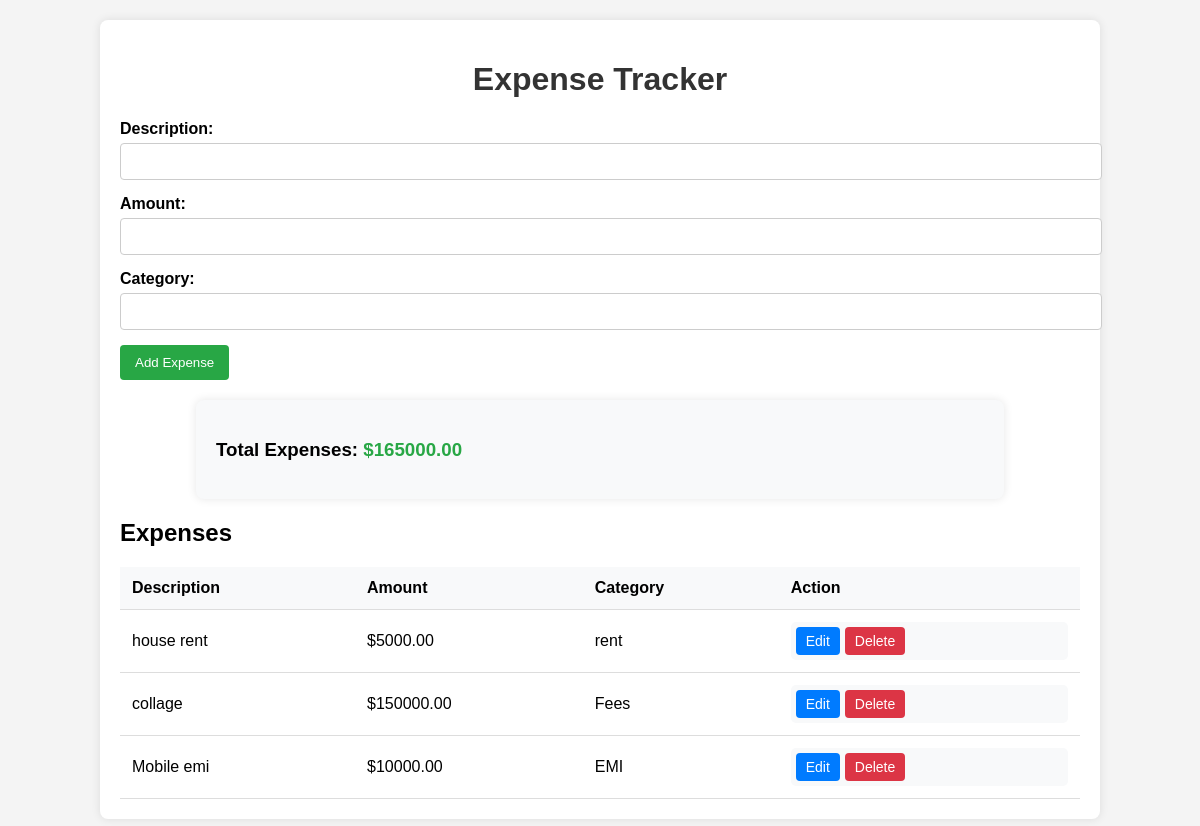
The page / on the database its author committed.
### app.py (models this page shows)
class Expense(db.Model):
    id = db.Column(db.Integer, primary_key=True)
    description = db.Column(db.String(100), nullable=False)
    amount = db.Column(db.Float, nullable=False)
    category = db.Column(db.String(50), nullable=False)

### app.py (the view)
@app.route('/')
def index():
    expenses = Expense.query.all()
    total_expense = db.session.query(db.func.sum(Expense.amount)).scalar() or 0  # Sum of all expenses
    return render_template('index.html', expenses=expenses, total_expense=total_expense)

### templates/index.html
{% extends "layout.html" %}
{% block content %}
<h1>Expense Tracker</h1>
<form action="{{ url_for('add_expense') }}" method="POST">
    <label for="description">Description:</label>
    <input type="text" id="description" name="description" required>
    <label for="amount">Amount:</label>
    <input type="number" id="amount" name="amount" step="0.01" required>
    <label for="category">Category:</label>
    <input type="text" id="category" name="category" required>
    <button type="submit">Add Expense</button>
</form>
<div class="container mt-4 p-3 text-center" style="background-color: #f8f9fa; border-radius: 8px; margin-bottom: 20px;">
    <h3>Total Expenses: <span style="color: #28a745;">${{ "%.2f"|format(total_expense) }}</span></h3>
</div>
<h2>Expenses</h2>
<table>
    <thead>
        <tr>
            <th>Description</th>
            <th>Amount</th>
            <th>Category</th>
            <th>Action</th>
        </tr>
    </thead>
    <tbody>
        {% for expense in expenses %}
        <tr>
            <td>{{ expense.description }}</td>
            <td>${{ "%.2f"|format(expense.amount) }}</td>
            <td>{{ expense.category }}</td>
            <td>
                <div class="action-buttons">
                    <a href="{{ url_for('edit_expense', id=expense.id) }}" class="update-btn">Edit</a>
                    <a href="{{ url_for('delete_expense', id=expense.id) }}" class="delete-btn">Delete</a>
                </div>
            </td>
        </tr>
        {% endfor %}
    </tbody>
</table>
{% endblock %}

### templates/layout.html (shortened to what this page needs)
<!DOCTYPE html>
<html lang="en">
<head>
    <link rel="stylesheet" href="{{ url_for('static', filename='styles.css') }}">
</head>
<body>
    <div class="container">
        {% block content %}{% endblock %}
    </div>
</body>
</html>

### static/styles.css (style rules this page uses)
body { font-family: Arial, sans-serif; background-color: #f4f4f4; margin: 0; padding: 0; }
.container { width: 80%; margin: 20px auto; padding: 20px; background-color: #fff; box-shadow: 0 0 10px rgba(0, 0, 0, 0.1); border-radius: 8px; }
h1 { text-align: center; color: #333; }
form { margin-bottom: 20px; }
label { display: block; margin-bottom: 5px; font-weight: bold; }
input[type="text"], input[type="number"] { width: 100%; padding: 10px; margin-bottom: 15px; border: 1px solid #ccc; border-radius: 4px; }
button { padding: 10px 15px; background-color: #28a745; color: #fff; border: none; border-radius: 4px; cursor: pointer; transition: background 0.3s ease; }
table { width: 100%; border-collapse: collapse; margin-top: 20px; }
th, td { padding: 12px; text-align: left; border-bottom: 1px solid #ddd; }
th { background-color: #f8f9fa; }
.action-buttons { display: flex; justify-content: start; gap: 5px; padding: 5px; background-color: #f8f9fa; border-radius: 5px; }
.action-buttons a { padding: 6px 10px; border-radius: 4px; text-decoration: none; display: inline-block; text-align: center; font-size: 14px; transition: background 0.3s ease; }
.delete-btn { background-color: #dc3545; color: white; }
.update-btn { background-color: #007bff; color: white; }

### rows shown on the page
Expense: description "house rent", amount "5000.00", category "rent"
Expense: description "collage", amount "150000.00", category "Fees"
Expense: description "Mobile emi", amount "10000.00", category "EMI"

### other values the page prints
{{ "%.2f"|format(total_expense) }} "165000.00"
